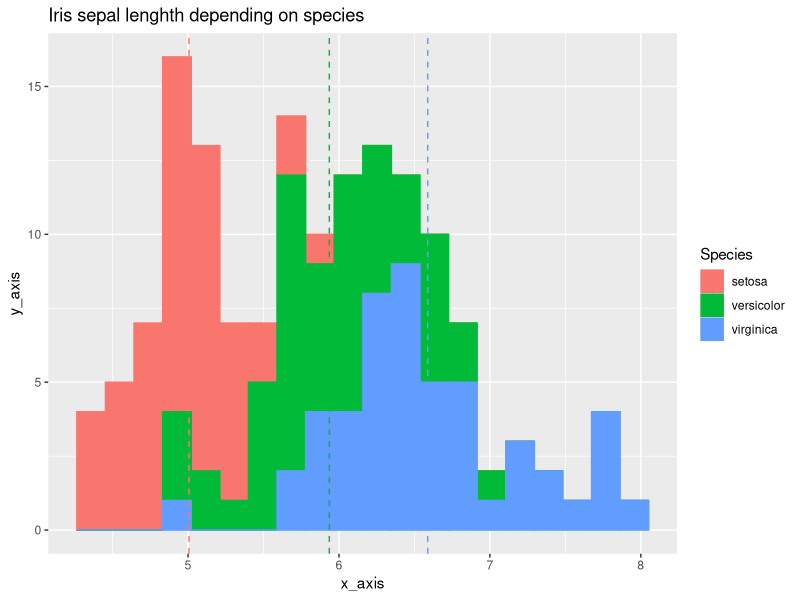
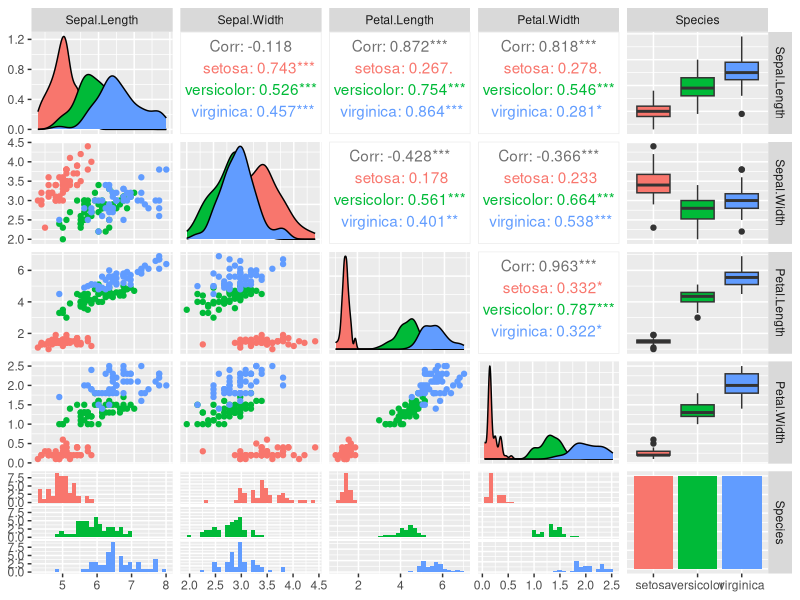
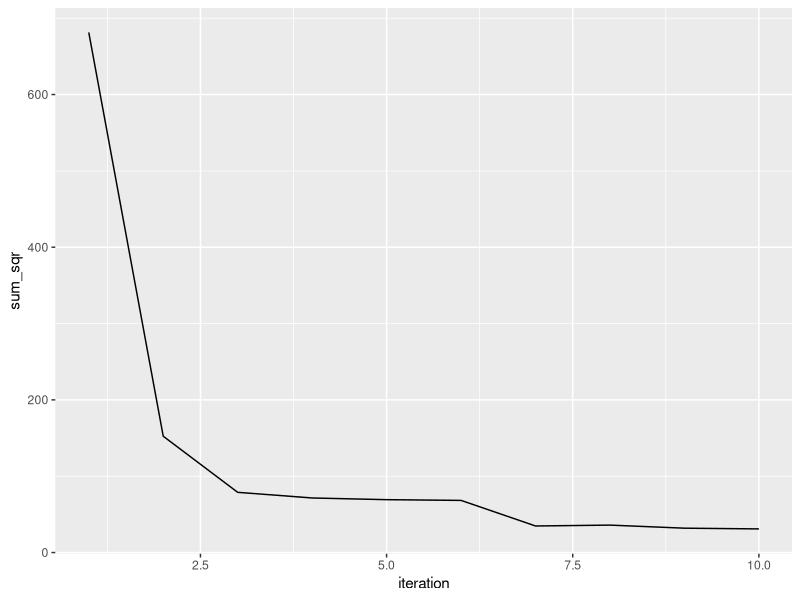
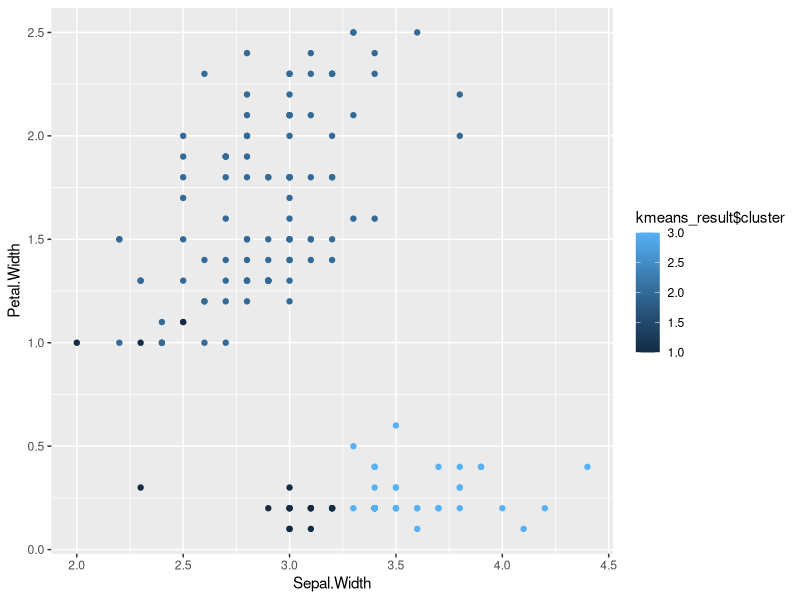
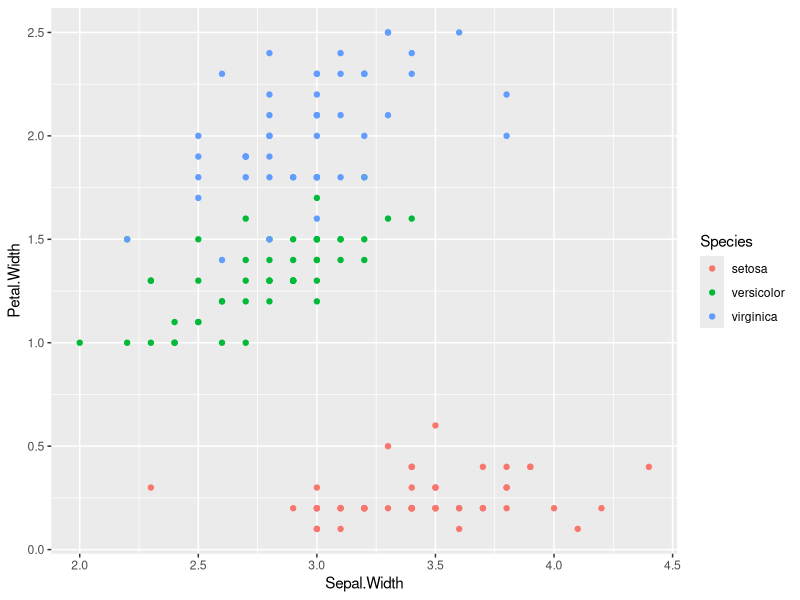

Here is the R script that generated these plots, in order:
library(magrittr)
library("ggplot2")
library("GGally")

#zad1

list10 <- 1:10
print(list10)

list10 %<>% log2() %<>% sin() %<>% sum()  %<>% sqrt()
print(list10)

data(iris)
print(head(iris))
agg <- iris %>% aggregate (. ~ Species, ., mean)
print(agg)

#zad2 
a <- ggplot(iris, aes(x=Sepal.Length)) + geom_histogram(aes(fill=Species, color=Species),bins=20) + 
        geom_vline(data=agg, aes(xintercept=Sepal.Length, color = Species), linetype = "dashed") +
            labs(x='x_axis',y='y_axis', title='Iris sepal lenghth depending on species')

ggsave("/home/podpunkt34.jpg", plot=a)

fig2 <- ggpairs(data = iris, aes(color=Species))
ggsave("/home/podpunkt6.jpg", plot=fig2)

#zad3

x<- iris[,1:4]
y<- iris[,5]

sum_sqr <- c()

for (i in 1:10){
    kmeans_result <- kmeans(x, i)
    sum_sqr <- append(sum_sqr, kmeans_result$tot.withinss)
}

fig3 <- ggplot(data.frame(iteration = 1:length(sum_sqr), value = sum_sqr), aes(x = iteration, y=sum_sqr))+geom_line()
ggsave("/home/zad3.jpg", plot=fig3)

kmeans_result <- kmeans(x,3)
fig4 <- ggplot(iris, aes(x = Sepal.Width, y = Petal.Width, color = kmeans_result$cluster)) + geom_point()
ggsave("/home/zad3_width.jpg", plot=fig4)

fig5 <- ggplot(iris, aes(x = Sepal.Width, y = Petal.Width, color = Species)) + geom_point()
ggsave("/home/zad3_width_sp.jpg", plot=fig5)
